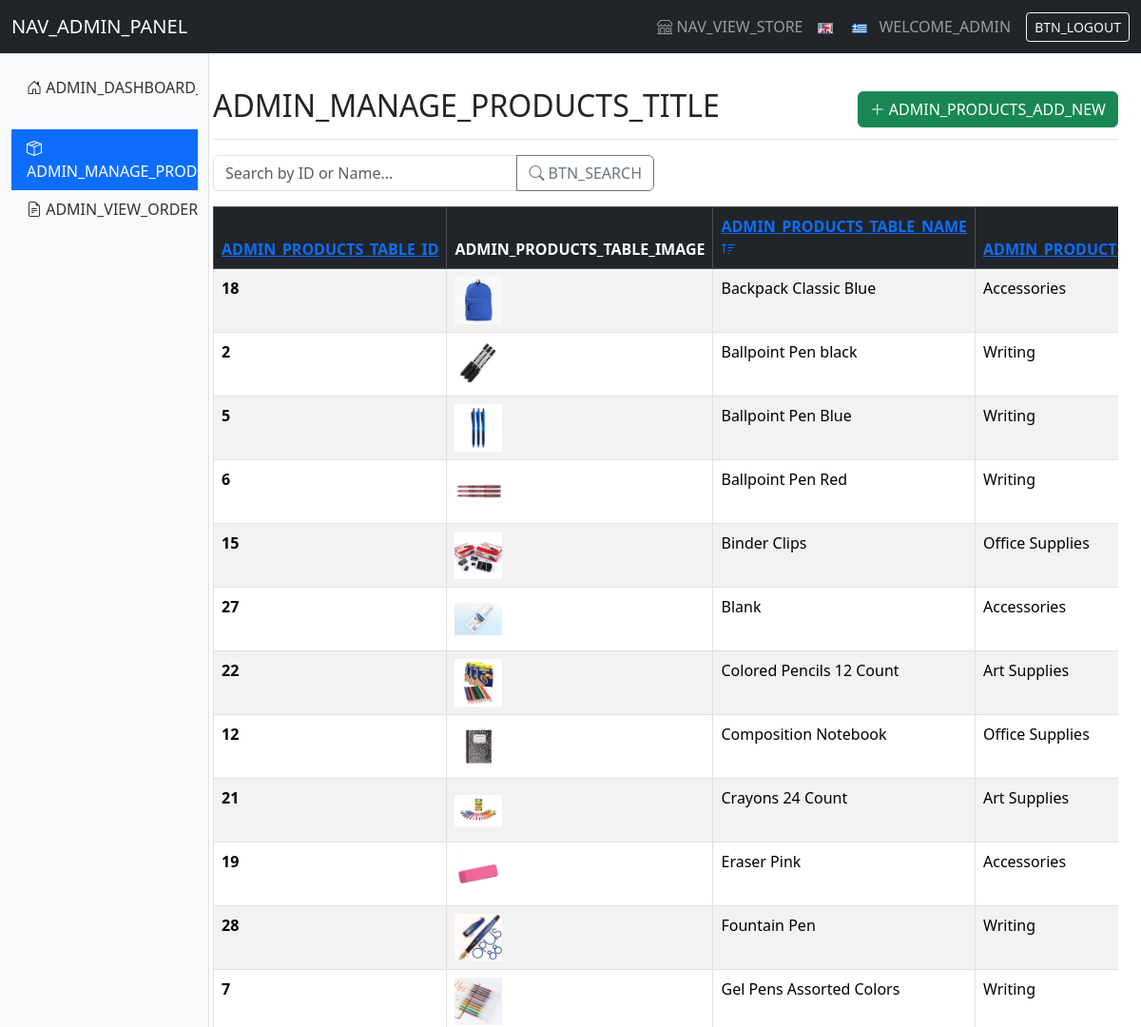
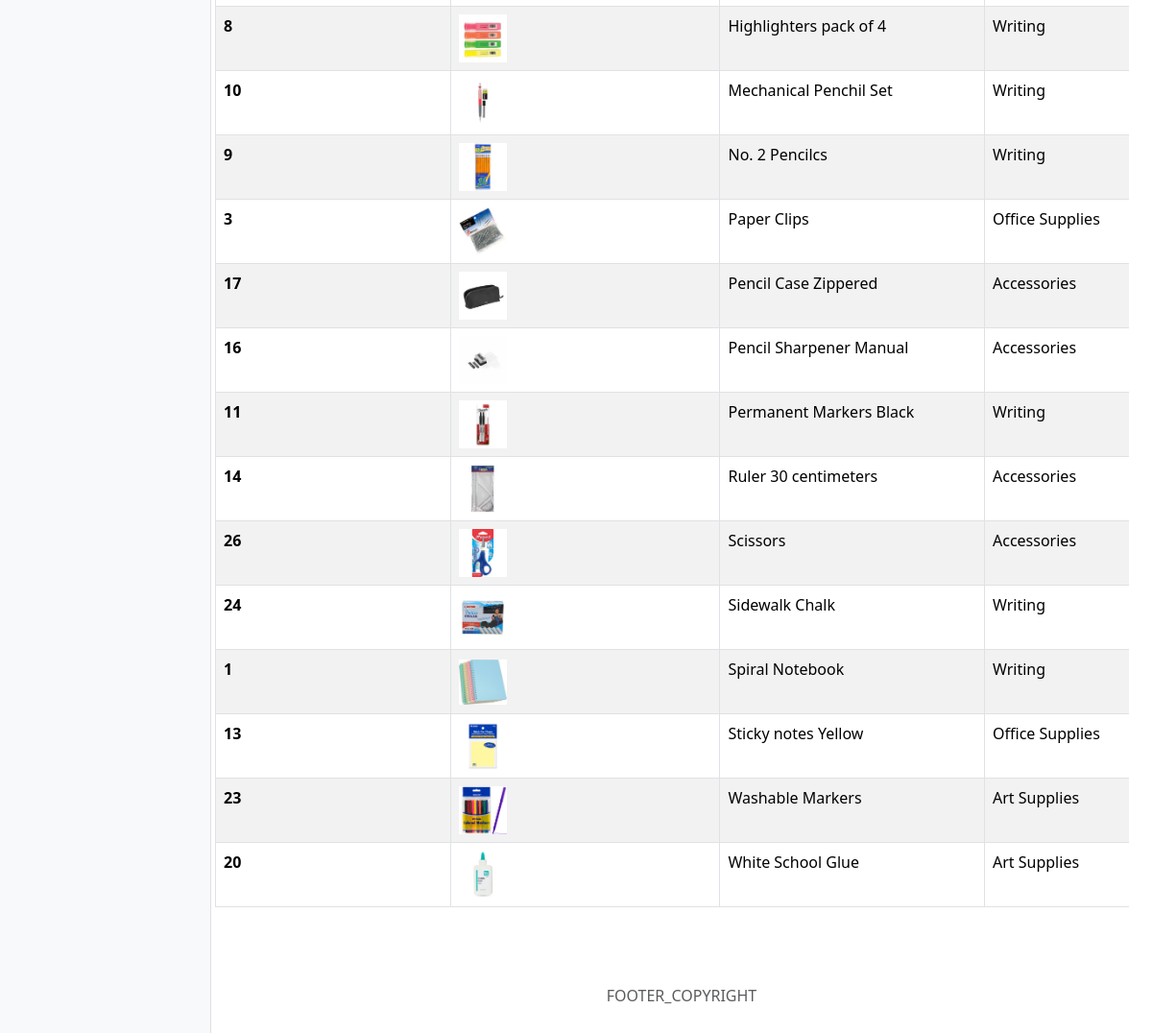
The app's page /admin/products.php (signed in) with its own data (2 pictures, top to bottom).
### tables this page shows
CREATE TABLE `products` (
  `id` int(11) NOT NULL,
  `name` varchar(255) NOT NULL,
  `description` text DEFAULT NULL,
  `price` decimal(10,2) NOT NULL,
  `image` varchar(255) DEFAULT NULL,
  `category` varchar(100) DEFAULT NULL
);

### language.php (called while the page is built, shortened)
<?php
function t(string $key, ...$args): string {
    global $lang;
    if (isset($lang[$key])) {
        return vsprintf($lang[$key], $args);
    } else {
        return $key;
    }
}

### admin/products.php (the view, shortened to what this page needs)
<?php
require_once '../config.php';
$page_title = t('ADMIN_MANAGE_PRODUCTS_TITLE');
require_once 'partials/header.php';
$sort_column = $_GET['sort'] ?? 'name';
$sort_dir = $_GET['dir'] ?? 'asc';
$search_term = isset($_GET['search']) ? trim($_GET['search']) : '';
$where_sql = "";
$sql = "SELECT id, name, category, price, image FROM products" . $where_sql . " ORDER BY {$sort_column} " . strtoupper($sort_dir);
$stmt = mysqli_prepare($conn, $sql);
mysqli_stmt_execute($stmt);
$result = mysqli_stmt_get_result($stmt);
function sort_link($column_name, $display_text_key, $current_sort_column, $current_sort_dir, $current_search_term) {
    $icon = '';
    $link_dir = 'asc';
    if ($column_name === $current_sort_column) {
        $icon = ($current_sort_dir === 'asc') ? ' <i class="bi bi-sort-up"></i>' : ' <i class="bi bi-sort-down"></i>';
        $link_dir = ($current_sort_dir === 'asc') ? 'desc' : 'asc';
    }
    $query_params = $_GET;
    $query_params['sort'] = $column_name;
    $query_params['dir'] = $link_dir;
    if (!empty($current_search_term)) {
        $query_params['search'] = $current_search_term;
    } else {
        unset($query_params['search']);
    }
    $link = '?' . http_build_query($query_params);
    return '<a href="' . $link . '">' . t($display_text_key) . $icon . '</a>';
}
?>
<div class="d-flex justify-content-between flex-wrap flex-md-nowrap align-items-center pt-3 pb-2 mb-3 border-bottom">
    <h1 class="h2"><?php echo $page_title; ?></h1>
    <div class="btn-toolbar mb-2 mb-md-0">
        <a href="product_form.php" class="btn btn-success">
            <i class="bi bi-plus-lg"></i> <?php echo t('ADMIN_PRODUCTS_ADD_NEW'); ?>
        </a>
    </div>
</div>
<div class="row mb-3">
    <div class="col-md-6">
        <form method="GET" action="products.php" class="input-group">
            <input type="search" class="form-control" placeholder="Search by ID or Name..." name="search" value="<?php echo htmlspecialchars($search_term); ?>" aria-label="Search Products">
            <button class="btn btn-outline-secondary" type="submit">
                <i class="bi bi-search"></i> <?php echo t('BTN_SEARCH'); ?>
            </button>
        </form>
    </div>
</div>
<div class="table-responsive">
    <table class="table table-striped table-hover table-bordered">
        <thead class="table-dark">
            <tr>
                <th scope="col"><?php echo sort_link('id', 'ADMIN_PRODUCTS_TABLE_ID', $sort_column, $sort_dir, $search_term); ?></th>
                <th scope="col"><?php echo t('ADMIN_PRODUCTS_TABLE_IMAGE'); ?></th>
                <th scope="col"><?php echo sort_link('name', 'ADMIN_PRODUCTS_TABLE_NAME', $sort_column, $sort_dir, $search_term); ?></th>
                <th scope="col"><?php echo sort_link('category', 'ADMIN_PRODUCTS_TABLE_CATEGORY', $sort_column, $sort_dir, $search_term); ?></th>
            </tr>
        </thead>
        <tbody>
            <?php
            if ($result && mysqli_num_rows($result) > 0) {
                while ($row = mysqli_fetch_assoc($result)) {
                    $imagePath = '../images/placeholder.png';
                    $potentialImagePath = '../' . ltrim($row["image"] ?? '', '/');
                    if (!empty($row["image"]) && file_exists($potentialImagePath)) {
                        $imagePath = $potentialImagePath;
                    }
            ?>
                    <tr>
                        <th scope="row"><?php echo $row['id']; ?></th>
                        <td> <img src="<?php echo htmlspecialchars($imagePath); ?>" alt="<?php echo htmlspecialchars($row['name']); ?>" style="width: 50px; height: 50px; object-fit: contain;"> </td>
                        <td><?php echo htmlspecialchars($row['name']); ?></td>
                        <td><?php echo htmlspecialchars($row['category'] ?? 'N/A'); ?></td>
                    </tr>
            <?php
                }
            } else {
            ?>
                <tr><td colspan="6" class="text-center"><?php echo t('ADMIN_PRODUCTS_NONE_FOUND'); ?><?php echo !empty($search_term) ? ' ' . t('ADMIN_PRODUCTS_MATCHING_SEARCH') : ''; ?></td></tr>
            <?php
            }
            ?>
        </tbody>
    </table>
</div>
<?php
require_once 'partials/footer.php';
?>

### admin/partials/header.php (style rules this page uses)
body { padding-top: 56px; }

### records on screen
products: id "18", image (picture), name "Backpack Classic Blue", category "Accessories"
products: id "2", image (picture), name "Ballpoint Pen black", category "Writing"
products: id "5", image (picture), name "Ballpoint Pen Blue", category "Writing"
products: id "6", image (picture), name "Ballpoint Pen Red", category "Writing"
products: id "15", image (picture), name "Binder Clips", category "Office Supplies"
products: id "27", image (placeholder picture), name "Blank", category "Accessories"
products: id "22", image (picture), name "Colored Pencils 12 Count", category "Art Supplies"
products: id "12", image (picture), name "Composition Notebook", category "Office Supplies"
products: id "21", image (picture), name "Crayons 24 Count", category "Art Supplies"
products: id "19", image (picture), name "Eraser Pink", category "Accessories"
products: id "28", image (picture), name "Fountain Pen", category "Writing"
products: id "7", image (picture), name "Gel Pens Assorted Colors", category "Writing"
products: id "8", image (picture), name "Highlighters pack of 4", category "Writing"
products: id "10", image (picture), name "Mechanical Penchil Set", category "Writing"
products: id "9", image (picture), name "No. 2 Pencilcs", category "Writing"
products: id "3", image (picture), name "Paper Clips", category "Office Supplies"
products: id "17", image (picture), name "Pencil Case Zippered", category "Accessories"
products: id "16", image (picture), name "Pencil Sharpener Manual", category "Accessories"
products: id "11", image (picture), name "Permanent Markers Black", category "Writing"
products: id "14", image (picture), name "Ruler 30 centimeters", category "Accessories"
products: id "26", image (picture), name "Scissors", category "Accessories"
products: id "24", image (picture), name "Sidewalk Chalk", category "Writing"
products: id "1", image (picture), name "Spiral Notebook", category "Writing"
products: id "13", image (picture), name "Sticky notes Yellow", category "Office Supplies"
products: id "23", image (picture), name "Washable Markers", category "Art Supplies"
products: id "20", image (picture), name "White School Glue", category "Art Supplies"

### other values on screen
t('NAV_ADMIN_PANEL') "NAV_ADMIN_PANEL"
t('NAV_VIEW_STORE') "NAV_VIEW_STORE"
t('BTN_LOGOUT') "BTN_LOGOUT"
$page_title "ADMIN_MANAGE_PRODUCTS_TITLE"
t('ADMIN_PRODUCTS_ADD_NEW') "ADMIN_PRODUCTS_ADD_NEW"
t('BTN_SEARCH') "BTN_SEARCH"
t('ADMIN_PRODUCTS_TABLE_IMAGE') "ADMIN_PRODUCTS_TABLE_IMAGE"
